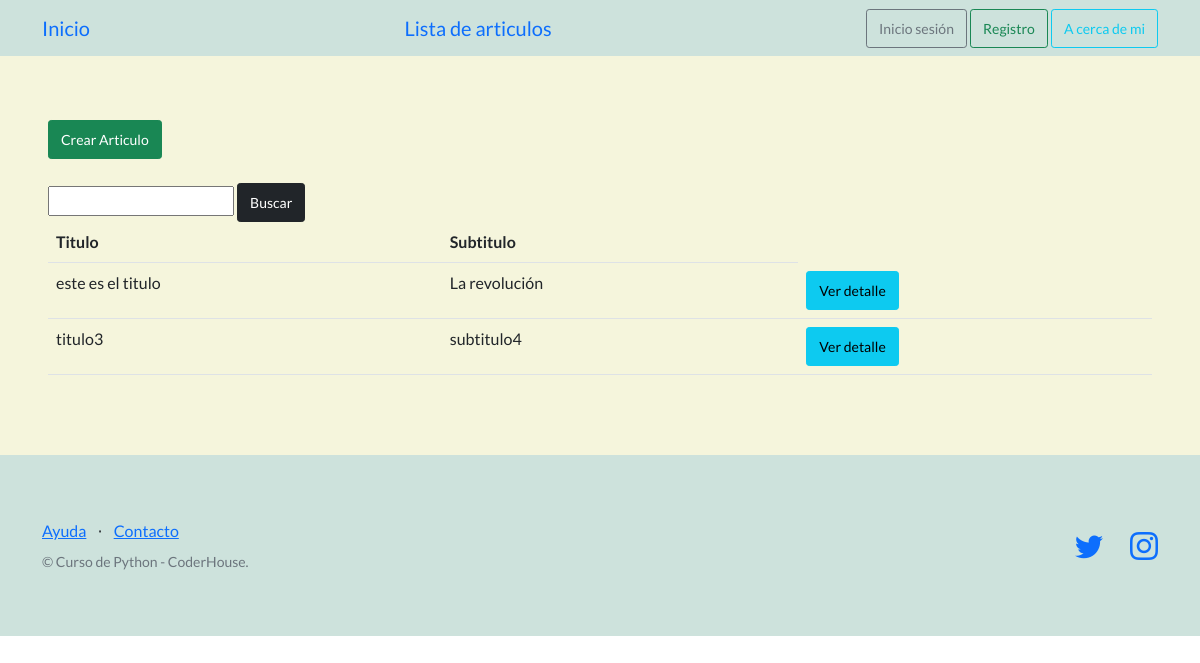
/info/articulos/, run on an earlier commit of the app's database.
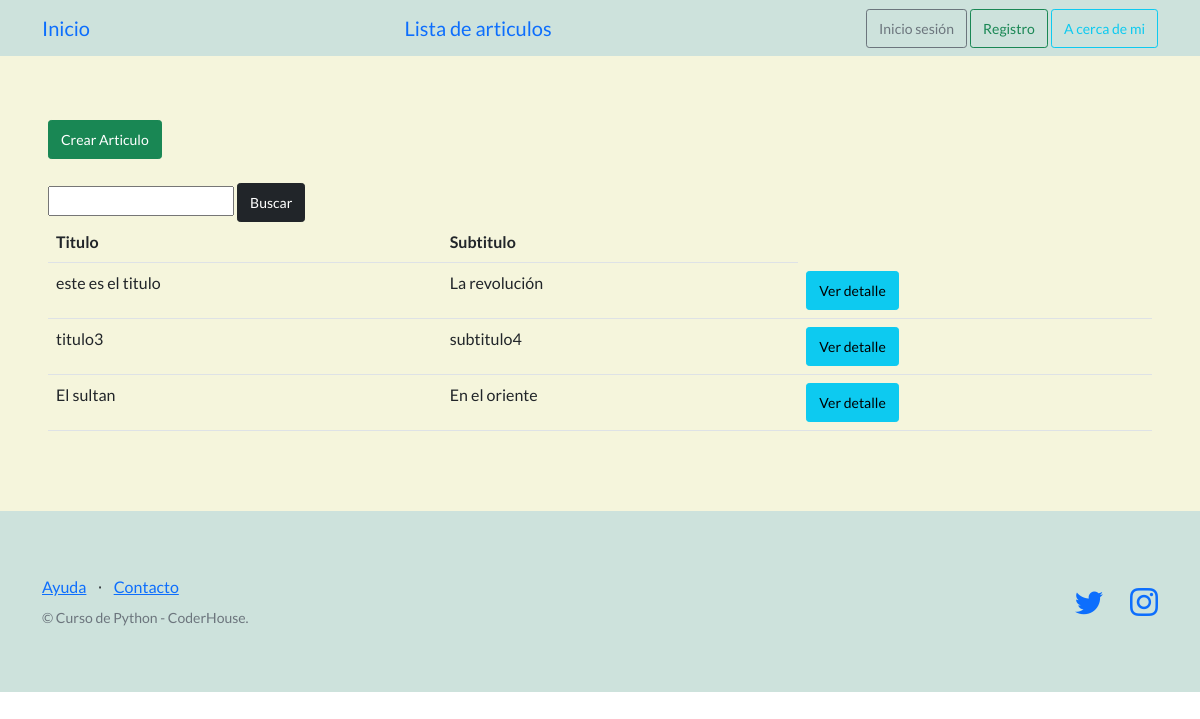
And on a later commit of the database.
### articulos/models.py (models this page shows, shortened)
class Articulo(models.Model):
    titulo = models.CharField(max_length=164)
    subtitulo = models.CharField(max_length=164)
    cuerpo = models.CharField(max_length=254)
    autor = models.CharField(max_length=164)
    fecha = models.DateField()
    creador = models.ForeignKey(User, on_delete=models.SET_NULL, null=True)

### articulos/views.py (the view)
# urls.py: path('articulos/', listar_articulos, name="lista_articulos"),
def listar_articulos(request):
    contexto = {
        "articulos": Articulo.objects.all()
    }
    http_response = render(
        request=request,
        template_name='articulos/lista_articulos.html',
        context=contexto,
    )
    return http_response

### articulos/templates/articulos/lista_articulos.html (shortened to what this page needs)
{% extends "articulos/base.html" %}
{% block contenido %}
<section>
    <a class="btn btn-success btn-sm" href="{% url 'crear_articulos' %}">Crear Articulo</a>
    <br>
    <br>
    <form action="{% url 'buscar_articulos' %}" method="post">
        <input type="text"  name="busqueda">
        <input type="submit" class="btn btn-dark btn-sm" value="Buscar">
    </form>
    <table class="table">
        <tbody>
            <tr>
                <th>Titulo</th>
                <th>Subtitulo</th>
            </tr>
            {% for articulo in articulos %}
            <tr>
                <td>{{ articulo.titulo }}</td>
                <td>{{ articulo.subtitulo }}</td>
                <td><a class="btn btn-info btn-sm" href="{% url 'detalle_articulos' articulo.id %}">Ver detalle</a></td>
            </tr>
            {% endfor %}
        </tbody>
    </table>
</section>
{% endblock contenido %}

What changed in the data, as far as the page shows it:
added Articulo: titulo "El sultan", subtitulo "En el oriente"
